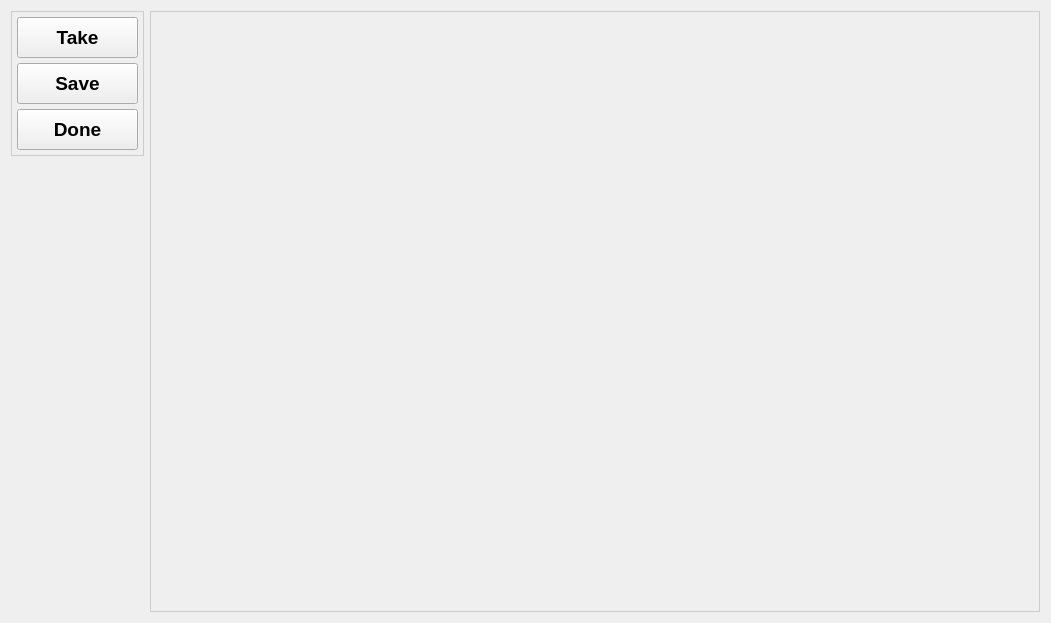
<?xml version="1.0" encoding="UTF-8"?>
<ui version="4.0">
 <class>Form</class>
 <widget class="QWidget" name="Form">
  <property name="geometry">
   <rect>
    <x>0</x>
    <y>0</y>
    <width>1051</width>
    <height>620</height>
   </rect>
  </property>
  <property name="windowTitle">
   <string>自动绘画UI</string>
  </property>
  <property name="styleSheet">
   <string notr="true">QFrame#frame{
border:1px solid #cccccc;
}
QLabel{
border:1px solid #cccccc;
}</string>
  </property>
  <layout class="QHBoxLayout" name="horizontalLayout">
   <item>
    <layout class="QVBoxLayout" name="verticalLayout_2">
     <property name="spacing">
      <number>5</number>
     </property>
     <item>
      <widget class="QFrame" name="frame">
       <property name="sizePolicy">
        <sizepolicy hsizetype="Fixed" vsizetype="Fixed">
         <horstretch>0</horstretch>
         <verstretch>0</verstretch>
        </sizepolicy>
       </property>
       <property name="frameShape">
        <enum>QFrame::StyledPanel</enum>
       </property>
       <property name="frameShadow">
        <enum>QFrame::Raised</enum>
       </property>
       <layout class="QVBoxLayout" name="verticalLayout">
        <property name="spacing">
         <number>5</number>
        </property>
        <property name="leftMargin">
         <number>5</number>
        </property>
        <property name="topMargin">
         <number>5</number>
        </property>
        <property name="rightMargin">
         <number>5</number>
        </property>
        <property name="bottomMargin">
         <number>5</number>
        </property>
        <item>
         <widget class="QPushButton" name="take_btn">
          <property name="minimumSize">
           <size>
            <width>121</width>
            <height>41</height>
           </size>
          </property>
          <property name="font">
           <font>
            <family>Arial</family>
            <pointsize>14</pointsize>
            <weight>75</weight>
            <bold>true</bold>
           </font>
          </property>
          <property name="text">
           <string>Take</string>
          </property>
         </widget>
        </item>
        <item>
         <widget class="QPushButton" name="save_btn">
          <property name="minimumSize">
           <size>
            <width>121</width>
            <height>41</height>
           </size>
          </property>
          <property name="font">
           <font>
            <family>Arial</family>
            <pointsize>14</pointsize>
            <weight>75</weight>
            <bold>true</bold>
           </font>
          </property>
          <property name="text">
           <string>Save</string>
          </property>
         </widget>
        </item>
        <item>
         <widget class="QPushButton" name="done_btn">
          <property name="minimumSize">
           <size>
            <width>121</width>
            <height>41</height>
           </size>
          </property>
          <property name="font">
           <font>
            <family>Arial</family>
            <pointsize>14</pointsize>
            <weight>75</weight>
            <bold>true</bold>
           </font>
          </property>
          <property name="text">
           <string>Done</string>
          </property>
         </widget>
        </item>
       </layout>
      </widget>
     </item>
     <item>
      <spacer name="verticalSpacer">
       <property name="orientation">
        <enum>Qt::Vertical</enum>
       </property>
       <property name="sizeHint" stdset="0">
        <size>
         <width>20</width>
         <height>428</height>
        </size>
       </property>
      </spacer>
     </item>
    </layout>
   </item>
   <item>
    <widget class="QLabel" name="show_label">
     <property name="sizePolicy">
      <sizepolicy hsizetype="Expanding" vsizetype="Expanding">
       <horstretch>0</horstretch>
       <verstretch>0</verstretch>
      </sizepolicy>
     </property>
     <property name="minimumSize">
      <size>
       <width>881</width>
       <height>601</height>
      </size>
     </property>
     <property name="font">
      <font>
       <family>Arial</family>
       <pointsize>14</pointsize>
       <weight>75</weight>
       <bold>true</bold>
      </font>
     </property>
     <property name="text">
      <string/>
     </property>
     <property name="scaledContents">
      <bool>true</bool>
     </property>
     <property name="alignment">
      <set>Qt::AlignCenter</set>
     </property>
    </widget>
   </item>
  </layout>
 </widget>
 <resources/>
 <connections/>
</ui>
